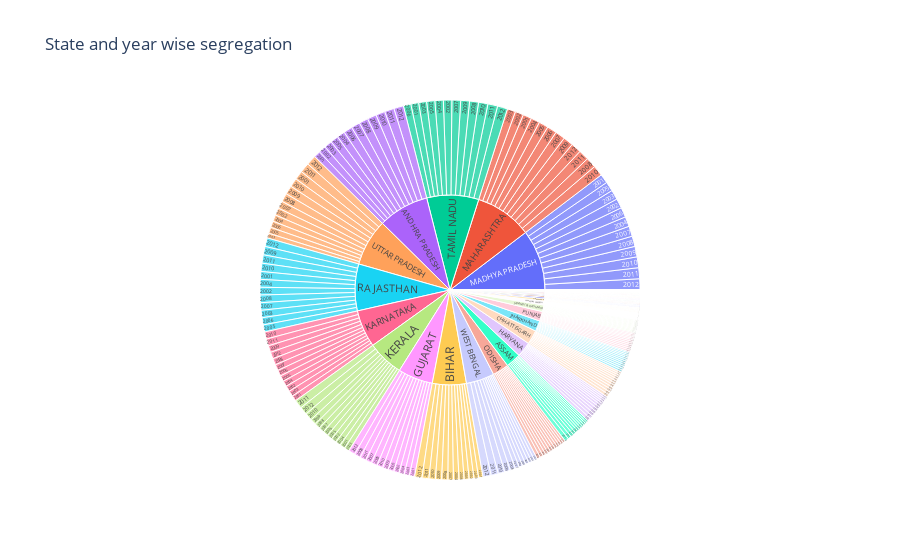

Here is the notebook cell this chart was saved with:
### Markdown cell above
# India Crime Visuals
# Sunburst graph

### Code cell
fig2=px.sunburst(df,path=['STATE/UT','YEAR'],values='TOTAL IPC CRIMES',title="State and year wise segregation")
fig2.show()

### Figure 1 — Plotly figure (JSON) as saved in the notebook; plotly's stock layout.template omitted (floating-point values rounded to 4 significant figures; data arrays with more than 128 entries replaced by an {"elided": "..."} marker saying what was removed)
{"data": [{"branchvalues": "total", "domain": {"x": [0, 1], "y": [0, 1]}, "hovertemplate": "labels=%{label}<br>TOTAL IPC CRIMES=%{value}<br>parent=%{parent}<br>id=%{id}<extra></extra>", "ids": {"elided": "442 str values"}, "labels": {"elided": "442 str values"}, "name": "", "parents": {"elided": "442 str values"}, "type": "sunburst", "values": {"elided": "442 int values"}}], "layout": {"legend": {"tracegroupgap": 0}, "title": {"text": "State and year wise segregation"}}}
